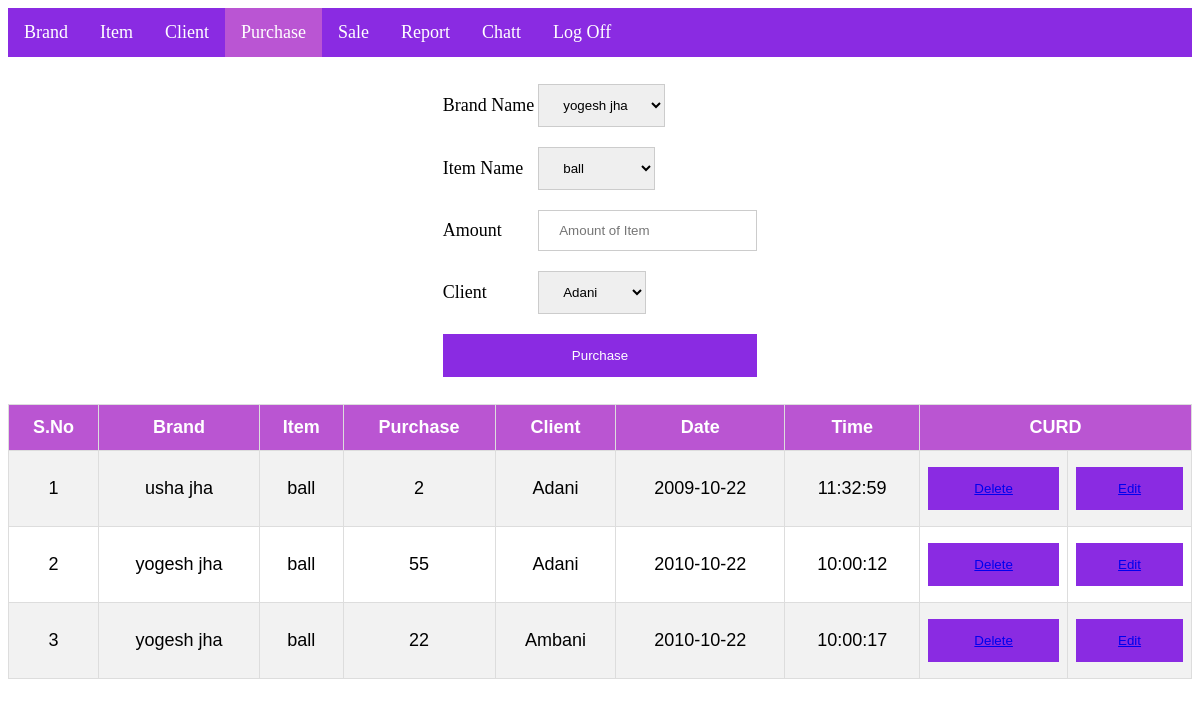
The page /pur.php?id=1 on the database its author committed.
### tables this page shows
CREATE TABLE `pur` (
  `id` int(10) NOT NULL,
  `brand` varchar(30) NOT NULL,
  `item` varchar(30) NOT NULL,
  `pamount` int(20) NOT NULL,
  `uid` int(20) NOT NULL,
  `cid` varchar(50) NOT NULL,
  `date` date NOT NULL,
  `time` time NOT NULL
);

### pur.php (the view, shortened to what this page needs)
<!DOCTYPE html>
<html>
<body>
<head>
</head>
<?php
        $id=$_GET['id'];
        $email=$_GET['email'];
        $server="localhost";
        $username="root";
        $password="";
        $dbname="nimo";
        $con=mysqli_connect($server,$username,$password,$dbname);
                $sql = "SELECT id FROM signup WHERE email = '$email'";
                $result=$con->query($sql);
                $row=mysqli_fetch_array($result);
?>
<ul>
<?php
echo"
<li><a href='http://localhost/nimo/home.php?id=$email'>Brand</a></li>
<li><a href='http://localhost/nimo/item.php?id=$row[id]&email=$email'>Item</a></li>
<li><a href='http://localhost/nimo/client.php?id=$row[id]&email=$email'>Client</a></li>
<li><a class='active'>Purchase</a></li>
<li><a href='http://localhost/nimo/sale.php?id=$row[id]&email=$email'>Sale</a></li>
<li><a href='http://localhost/nimo/repo.php?id=$row[id]&email=$email'>Report</a></li>
<li><a href='http://localhost/nimo/msg.php?id=$row[id]&email=$email'>Chatt</a></li>
<li class='topics'><a href='http://localhost/nimo/login.php'>Log Off</a></li>
";
$sql= "SELECT * FROM `brand` WHERE uid=$id";
$result1=mysqli_query($con,$sql);
?>
</ul>
<form method="post">
<div class="container">
  <table class="center">
      <tr>
        <td><label for="b">Brand Name</label></td>
        <td>
            <select name="b" id="b">
                <?php while ($row1=mysqli_fetch_array($result1)):; ?>
                <option value="<?php echo$row1[1];?>"><?php echo$row1[1];?></option>
                <?php endwhile;?>
            </select>
        </td>
        </tr>
        <?php
            $sql1= "SELECT * FROM `item` WHERE uid=$id";
            $result2=mysqli_query($con,$sql1);
        ?>
        <tr>
        <td><label for="item">Item Name</label></td>
        <td>
            <select name="item" id="item">
                <?php while ($row2=mysqli_fetch_array($result2)):; ?>
                <option value="<?php echo$row2[2];?>"><?php echo$row2[2];?></option>
                <?php endwhile;?>
            </select>
        </td>
        </tr>
        <tr>
        <td><label for="amount">Amount</label></td>
        <td><input type="text" placeholder="Amount of Item" name="amount" ></td>
        </tr>
        <?php
            $sql3= "SELECT * FROM `client` WHERE uid=$id";
            $result3=mysqli_query($con,$sql3);
        ?>
        <tr>
        <td><label for="client">Client</label></td>
        <td>
            <select name="client" id="client">
                <?php while ($row3=mysqli_fetch_array($result3)):; ?>
                <option value="<?php echo$row3[1];?>"><?php echo$row3[1];?></option>
                <?php endwhile;?>
            </select>
        </td>
        </tr>
        <tr>
        <td colspan="2"><button type="submit" name="submit">Purchase</button></td>
        </tr>
  </table>
</div>
<table id="customers">
<tr>
    <th>S.No</th>
    <th>Brand</th>
    <th>Item</th>
    <th>Purchase</th>
    <th>Client</th>
    <th>Date</th>
    <th>Time</th>
    <th colspan="2">CURD</th>
  </tr>
<?php
      $sql="SELECT * FROM pur WHERE uid = '$id'";
      $result=$con->query($sql);
      $no=1;
      while($row=$result->fetch_assoc())
      {
        echo"
        <tr>
          <td>".$no."</td>
          <td>".$row["brand"]."</td>
          <td>".$row["item"]."</td>
          <td>".$row["pamount"]."</td>
          <td>".$row["cid"]."</td>
          <td>".$row["date"]."</td>
          <td>".$row["time"]."</td>
          <td> <button><a href='http://localhost/nimo/purdel.php?id=$row[id]'>Delete</a></button></td>
          <td> <button><a href='http://localhost/nimo/purins.php?id=$row[id]&email=$email'>Edit</a></button></td>
        </tr>
        ";
        $no++;
      }
?>
</table>
</body>
</html>

### pur.php (style rules this page uses)
body { font-size: 18px; }
table.center { margin-left: auto; margin-right: auto; }
#customers { font-family: Arial, Helvetica, sans-serif; border-collapse: collapse; width: 100%; }
#customers td, #customers th { border: 1px solid #ddd; padding: 8px; text-align: center; }
#customers tr:nth-child(even) { background-color: #f2f2f2; }
#customers th { padding-top: 12px; padding-bottom: 12px; text-align: center; background-color: #BA55D2; color: white; }
ul { list-style-type: none; margin: 0; padding: 0; overflow: hidden; background-color: #8A2BE2; position: -webkit-sticky; position: sticky; top: 0; }
li { float: left; }
li a { display: block; color: white; text-align: center; padding: 14px 16px; text-decoration: none; }
.active { background-color: #BA55D3; }
input[type=text], input[type=password], select { width: 30; padding: 12px 20px; margin: 8px 0; display: inline-block; border: 1px solid #ccc; box-sizing: border-box; }
button { background-color: #8A2BE2; color: white; padding: 14px 20px; margin: 8px 0; border: none; cursor: pointer; width: 100%; text-decoration: none; }
.container { padding: 16px; }
.topics { float: left; }

### rows shown on the page
pur: brand "usha jha", item "ball", pamount "2", cid "Adani", date "2009-10-22", time "11:32:59"
pur: brand "yogesh jha", item "ball", pamount "55", cid "Adani", date "2010-10-22", time "10:00:12"
pur: brand "yogesh jha", item "ball", pamount "22", cid "Ambani", date "2010-10-22", time "10:00:17"

### other values the page prints
form field b "yogesh jha"
form field item "ball"
form field client "Adani"
